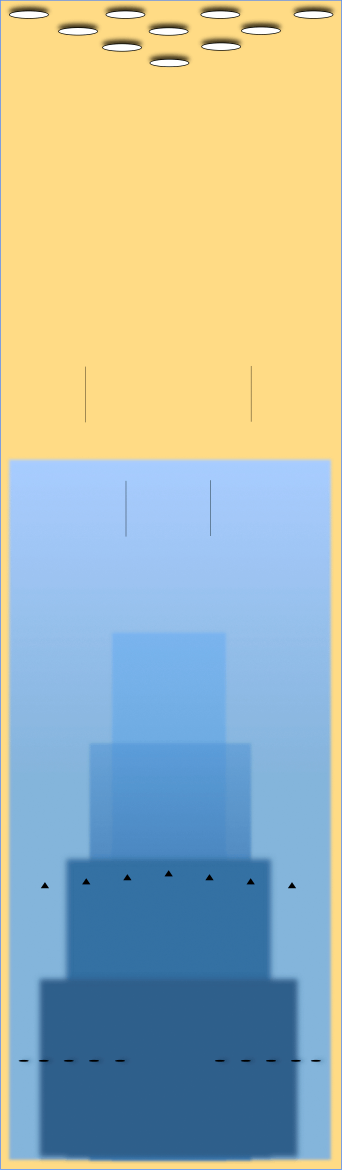
#> input picture notebook/reconstruction/intermediate_data/Template_lane_1.png, 684 x 2340 px (shown at 1/2 size)
$ jupyter execute --allow-errors Reconstruction_deformed_1.ipynb
#> lines starting #> are read from the running program, lines starting #| are printed output that depends on the picture; after the words box and inside, x2 and y2 are one past the last pixel; in counts of white or black regions, pixels touching at a corner belong together
# Reconstruction - **Trajectory on deformed lane**

[cell 1]
import pandas as pd
from pathlib import Path
import cv2
import matplotlib.pyplot as plt
from scipy.signal import savgol_filter

Here the idea is to take the coordinates already transformed and convert them into the new reference system

[cell 2]
VIDEO_NUMBER = "5"
PROJECT_ROOT = Path().resolve().parent.parent
CSV_POINTS_POSITIONS_FILE_PATH = str(
    PROJECT_ROOT
    / "data"
    / "auxiliary_data"
    / "reconstructed_positions"
    / f"Transformed_positions_processed_{VIDEO_NUMBER}.csv"
)
CSV_POINTS_POSITIONS_DEFORMED_PATH = str(
    PROJECT_ROOT
    / "data"
    / "auxiliary_data"
    / "reconstructed_positions"
    / f"Transformed_positions_deformed_{VIDEO_NUMBER}.csv"
)

#> (the rest of this cell did not finish here and is left out)

[cell 3]
def showImage(image, title="Image"):
    plt.figure(figsize=(10, 6))
    plt.imshow(cv2.cvtColor(image, cv2.COLOR_BGR2RGB))
    plt.title(title)
    plt.axis("off")
    plt.show()

[cell 4]
template = cv2.imread("intermediate_data/Template_lane_1.png")
#> template is the input picture: shape (2340, 684, 3); mean B, G, R 173.2, 182.9, 170.4

h, w = template.shape[:2]
#> h = 2340; w = 684
print(f"Template shape: {w}x{h}")
#| Template shape: 684x2340

cv2.line(template, (0, 65), (w, 65), (0, 0, 255), 4)
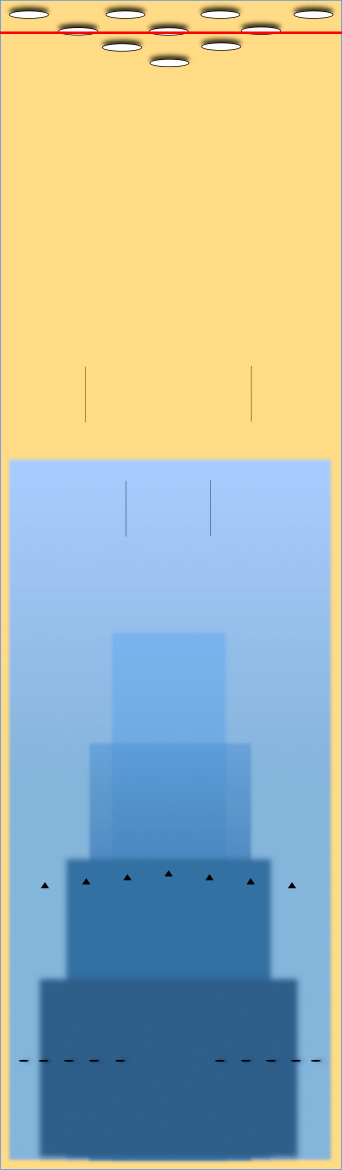
#> template: shape (2340, 684, 3) (shown at 1/2 size); 0.21% of pixels changed, all inside (x1, y1, x2, y2) = (0, 63, 684, 68)

showImage(template, "Template")

[cell 5]
# Original and new image sizes
old_width, old_height = 106, 1829
new_width, new_height = w, h - 65
#> new_width = 684; new_height = 2275

# Calculate scaling factors
scale_x = new_width / old_width
#> scale_x = 6.45
scale_y = new_height / old_height
#> scale_y = 1.24

# Extract the point (for example, the first point in the CSV file)
#> (the rest of this cell did not finish here and is left out)
